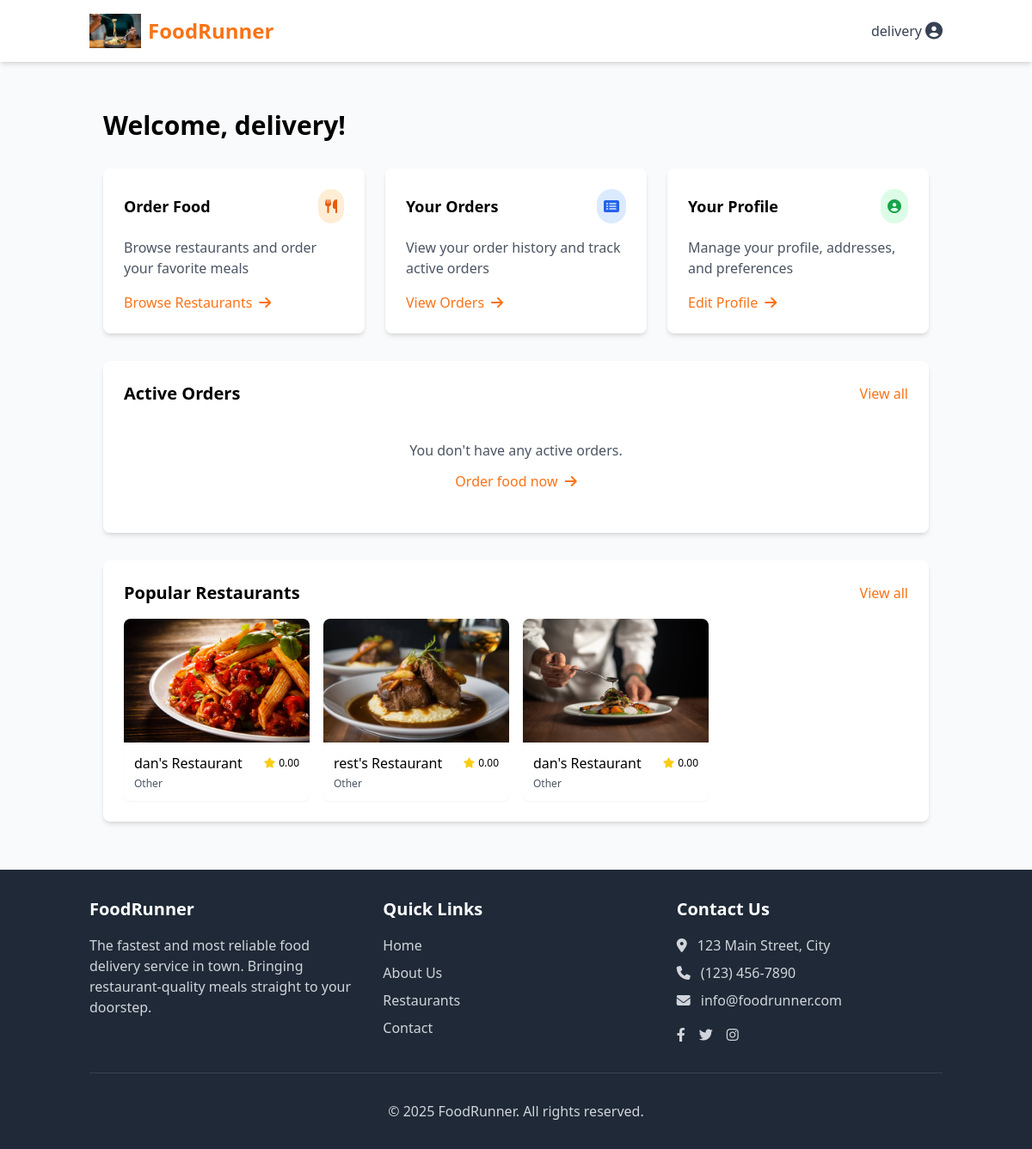
Page /customer/dashboard/ (signed in) on the committed database.
### core/models.py (models this page shows, shortened)
class User(AbstractUser):
    USER_TYPE_CHOICES = (
        ('customer', 'Customer'),
        ('restaurant', 'Restaurant Manager'),
        ('delivery', 'Delivery Person'),
        ('admin', 'Administrator'),
    )
    user_type = models.CharField(
        max_length=20,
        choices=USER_TYPE_CHOICES,
        default='customer'
    )
    phone_number = models.CharField(max_length=15, blank=True)
    profile_picture = models.ImageField(upload_to='profile_pics/', blank=True, null=True)

### restaurants/models.py (models this page shows, shortened)
class Restaurant(models.Model):
    manager = models.OneToOneField(settings.AUTH_USER_MODEL, on_delete=models.CASCADE)
    name = models.CharField(max_length=100)
    description = models.TextField()
    logo = models.ImageField(upload_to='restaurant_logos/')
    banner_image = models.ImageField(upload_to='restaurant_banners/', blank=True, null=True)
    address = models.OneToOneField(Address, on_delete=models.CASCADE)
    cuisine_type = models.CharField(max_length=50)
    phone = models.CharField(max_length=15)
    email = models.EmailField()
    website = models.URLField(blank=True, null=True)
    is_active = models.BooleanField(default=True)
    average_rating = models.DecimalField(max_digits=3, decimal_places=2, default=0.0)
    delivery_fee = models.DecimalField(max_digits=5, decimal_places=2, default=0.0)
    min_order_amount = models.DecimalField(max_digits=6, decimal_places=2, default=0.0)
    preparation_time = models.PositiveIntegerField(default=30, help_text='Average preparation time in minutes')
    opening_time = models.TimeField()
    closing_time = models.TimeField()
    created_at = models.DateTimeField(auto_now_add=True)
    updated_at = models.DateTimeField(auto_now=True)

### customers/views.py (the view)
# urls.py: path('dashboard/', views.dashboard, name='dashboard'),
@login_required
def dashboard(request):
    active_orders = Order.objects.filter(
        customer=request.user,
        status__in=['pending', 'confirmed', 'preparing', 'ready_for_pickup', 'out_for_delivery']
    ).order_by('-created_at')[:5]
    recent_orders = Order.objects.filter(
        customer=request.user,
        status='delivered'
    ).order_by('-created_at')[:5]
    favorite_restaurants = Restaurant.objects.filter(
        orders__customer=request.user
    ).distinct().order_by('-average_rating')[:4]
    if not favorite_restaurants.exists():
        favorite_restaurants = Restaurant.objects.filter(
            is_active=True
        ).order_by('-average_rating')[:4]
    context = {
        'active_orders': active_orders,
        'recent_orders': recent_orders,
        'favorite_restaurants': favorite_restaurants,
    }
    return render(request, 'customers/dashboard.html', context)

### customers/templates/customers/dashboard.html (shortened to what this page needs)
{% extends 'base.html' %}
{% load static %}
{% block content %}
<div class="container mx-auto px-4 py-8">
    <h1 class="text-3xl font-bold mb-8">Welcome, {{ request.user.first_name }}!</h1>
    <div class="grid grid-cols-1 md:grid-cols-3 gap-6 mb-8">
        <a href="{% url 'customers:restaurants' %}" class="bg-white rounded-lg shadow-md p-6 hover:shadow-lg transition duration-300">
            <div class="flex items-center justify-between mb-4">
                <h3 class="text-lg font-semibold">Order Food</h3>
                <div class="bg-orange-100 text-orange-600 p-2 rounded-full">
                    <i class="fas fa-utensils"></i>
                </div>
            </div>
            <p class="text-gray-600 mb-4">Browse restaurants and order your favorite meals</p>
            <span class="text-orange-500 flex items-center">
                Browse Restaurants <i class="fas fa-arrow-right ml-2"></i>
            </span>
        </a>
        <a href="{% url 'customers:orders' %}" class="bg-white rounded-lg shadow-md p-6 hover:shadow-lg transition duration-300">
            <div class="flex items-center justify-between mb-4">
                <h3 class="text-lg font-semibold">Your Orders</h3>
                <div class="bg-blue-100 text-blue-600 p-2 rounded-full">
                    <i class="fas fa-list-alt"></i>
                </div>
            </div>
            <p class="text-gray-600 mb-4">View your order history and track active orders</p>
            <span class="text-orange-500 flex items-center">
                View Orders <i class="fas fa-arrow-right ml-2"></i>
            </span>
        </a>
        <a href="{% url 'profile' %}" class="bg-white rounded-lg shadow-md p-6 hover:shadow-lg transition duration-300">
            <div class="flex items-center justify-between mb-4">
                <h3 class="text-lg font-semibold">Your Profile</h3>
                <div class="bg-green-100 text-green-600 p-2 rounded-full">
                    <i class="fas fa-user-circle"></i>
                </div>
            </div>
            <p class="text-gray-600 mb-4">Manage your profile, addresses, and preferences</p>
            <span class="text-orange-500 flex items-center">
                Edit Profile <i class="fas fa-arrow-right ml-2"></i>
            </span>
        </a>
    </div>
    <div class="bg-white rounded-lg shadow-md p-6 mb-8">
        <div class="flex justify-between items-center mb-4">
            <h2 class="text-xl font-semibold">Active Orders</h2>
            <a href="{% url 'customers:orders' %}" class="text-orange-500 hover:underline">View all</a>
        </div>
        {% if active_orders %}
            <div class="space-y-4">
                {% for order in active_orders %}
                    <div class="border rounded-lg overflow-hidden">
                        <div class="bg-gray-50 p-4 border-b">
                            <div class="flex justify-between items-start">
                                <div>
                                    <h3 class="font-semibold">Order #{{ order.id }}</h3>
                                    <p class="text-sm text-gray-600">{{ order.restaurant.name }}</p>
                                </div>
                                <span class="px-2 py-1 rounded-full text-xs
                                    {% if order.status == 'pending' %}bg-yellow-100 text-yellow-800
                                    {% elif order.status == 'confirmed' %}bg-blue-100 text-blue-800
                                    {% elif order.status == 'preparing' %}bg-purple-100 text-purple-800
                                    {% elif order.status == 'ready_for_pickup' %}bg-indigo-100 text-indigo-800
                                    {% elif order.status == 'out_for_delivery' %}bg-orange-100 text-orange-800
                                    {% endif %}">
                                    {{ order.get_status_display }}
                                </span>
                            </div>
                        </div>
                        <div class="p-4">
                            <div class="flex justify-between items-center mb-3">
                                <div class="text-sm text-gray-600">
                                    <i class="fas fa-calendar-alt mr-1"></i> {{ order.created_at|date:"F j, Y" }}
                                </div>
                                <div class="font-medium">${{ order.order_total }}</div>
                            </div>
                            <div class="mb-4">
                                <h4 class="text-sm font-medium text-gray-500 mb-1">Items</h4>
                                <ul class="list-disc list-inside text-gray-700">
                                    {% for item in order.items.all|slice:":3" %}
                                        <li>{{ item.quantity }}x {{ item.menu_item.name }}</li>
                                    {% endfor %}
                                    {% if order.items.count > 3 %}
                                        <li class="text-gray-500">+ {{ order.items.count|add:"-3" }} more items</li>
                                    {% endif %}
                                </ul>
                            </div>
                            <a href="{% url 'customers:order_detail' order.id %}" class="block w-full py-2 bg-orange-500 text-white text-center rounded hover:bg-orange-600 transition duration-200">
                                Track Order
                            </a>
                        </div>
                    </div>
                {% endfor %}
            </div>
        {% else %}
            <div class="text-center py-6">
                <p class="text-gray-600">You don't have any active orders.</p>
                <a href="{% url 'customers:restaurants' %}" class="inline-block mt-3 text-orange-500 hover:underline">
                    Order food now <i class="fas fa-arrow-right ml-1"></i>
                </a>
            </div>
        {% endif %}
    </div>
    <div class="bg-white rounded-lg shadow-md p-6">
        <div class="flex justify-between items-center mb-4">
            <h2 class="text-xl font-semibold">Popular Restaurants</h2>
            <a href="{% url 'customers:restaurants' %}" class="text-orange-500 hover:underline">View all</a>
        </div>
        {% if favorite_restaurants %}
            <div class="grid grid-cols-1 sm:grid-cols-2 lg:grid-cols-4 gap-4">
                {% for restaurant in favorite_restaurants %}
                    <a href="{% url 'customers:restaurant_detail' restaurant.id %}" class="block rounded-lg overflow-hidden shadow-sm hover:shadow-md transition duration-200">
                        <div class="h-36 overflow-hidden">
                            {% if restaurant.banner_image %}
                                <img src="{{ restaurant.banner_image.url }}" alt="{{ restaurant.name }}" class="w-full h-full object-cover">
                            {% else %}
                                <div class="w-full h-full bg-gray-200 flex items-center justify-center">
                                    <i class="fas fa-utensils text-gray-400 text-3xl"></i>
                                </div>
                            {% endif %}
                        </div>
                        <div class="p-3">
                            <div class="flex items-center justify-between mb-1">
                                <h3 class="font-medium">{{ restaurant.name }}</h3>
                                <div class="flex items-center">
                                    <i class="fas fa-star text-yellow-400 text-xs mr-1"></i>
                                    <span class="text-xs">{{ restaurant.average_rating }}</span>
                                </div>
                            </div>
                            <p class="text-xs text-gray-600">{{ restaurant.cuisine_type }}</p>
                        </div>
                    </a>
                {% endfor %}
            </div>
        {% endif %}
    </div>
</div>
{% endblock %}

### core/templates/base.html (shortened to what this page needs)
<!DOCTYPE html>
<html lang="en">
<head>
    {% load static %}
    <script src="https://cdn.tailwindcss.com"></script>
    <link rel="stylesheet" href="https://cdnjs.cloudflare.com/ajax/libs/font-awesome/6.4.0/css/all.min.css">
</head>
<body class="bg-gray-50 min-h-screen flex flex-col">
    <header class="bg-white shadow-md">
        <nav class="container mx-auto px-4 py-4 flex justify-between items-center">
            <a href="{% url 'landing' %}" class="flex items-center">
                <img src="{% static 'images/logo.png' %}" alt="FoodRunner Logo" class="h-10 w-auto mr-2">
                <span class="text-2xl font-bold text-orange-500">FoodRunner</span>
            </a>
            <div class="flex items-center space-x-4">
                {% if user.is_authenticated %}
                    <div class="relative group">
                        <button class="flex items-center text-gray-700 hover:text-orange-500">
                            <span class="mr-1">{{ user.username }}</span>
                            <i class="fas fa-user-circle text-xl"></i>
                        </button>
                    </div>
                {% else %}
                    <a href="{% url 'login' %}" class="text-gray-700 hover:text-orange-500 font-semibold">Login</a>
                    <a href="{% url 'register' %}" class="bg-orange-500 text-white px-4 py-2 rounded-md hover:bg-orange-600 font-semibold">Sign Up</a>
                {% endif %}
            </div>
        </nav>
    </header>
    <main class="flex-grow container mx-auto px-4 py-6">
        {% block content %}{% endblock %}
    </main>
    <footer class="bg-gray-800 text-white py-8">
        <div class="container mx-auto px-4">
            <div class="grid grid-cols-1 md:grid-cols-3 gap-8">
                <div>
                    <h3 class="text-xl font-semibold mb-4">FoodRunner</h3>
                    <p class="text-gray-300">
                        The fastest and most reliable food delivery service in town. Bringing restaurant-quality meals straight to your doorstep.
                    </p>
                </div>
                <div>
                    <h3 class="text-xl font-semibold mb-4">Quick Links</h3>
                    <ul class="space-y-2">
                        <li><a href="{% url 'landing' %}" class="text-gray-300 hover:text-orange-400">Home</a></li>
                        <li><a href="#" class="text-gray-300 hover:text-orange-400">About Us</a></li>
                        <li><a href="#" class="text-gray-300 hover:text-orange-400">Restaurants</a></li>
                        <li><a href="#" class="text-gray-300 hover:text-orange-400">Contact</a></li>
                    </ul>
                </div>
                <div>
                    <h3 class="text-xl font-semibold mb-4">Contact Us</h3>
                    <p class="text-gray-300 mb-2">
                        <i class="fas fa-map-marker-alt mr-2"></i> 123 Main Street, City
                    </p>
                    <p class="text-gray-300 mb-2">
                        <i class="fas fa-phone mr-2"></i> (123) 456-7890
                    </p>
                    <p class="text-gray-300 mb-2">
                        <i class="fas fa-envelope mr-2"></i> info@foodrunner.com
                    </p>
                    <div class="flex space-x-4 mt-4">
                        <a href="#" class="text-gray-300 hover:text-orange-400"><i class="fab fa-facebook-f"></i></a>
                        <a href="#" class="text-gray-300 hover:text-orange-400"><i class="fab fa-twitter"></i></a>
                        <a href="#" class="text-gray-300 hover:text-orange-400"><i class="fab fa-instagram"></i></a>
                    </div>
                </div>
            </div>
            <div class="border-t border-gray-700 mt-8 pt-8 text-center text-gray-300">
                <p>&copy; 2025 FoodRunner. All rights reserved.</p>
            </div>
        </div>
    </footer>
</body>
</html>

### rows in the picture
User: username "delivery", user.first_name "delivery"
Restaurant: banner_image (picture), name "dan's Restaurant", average_rating "0.00", cuisine_type "Other"
Restaurant: banner_image (picture), name "rest's Restaurant", average_rating "0.00", cuisine_type "Other"
Restaurant: banner_image (picture), name "dan's Restaurant", average_rating "0.00", cuisine_type "Other"
